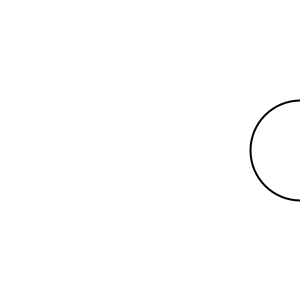
Frame 1 (no input)
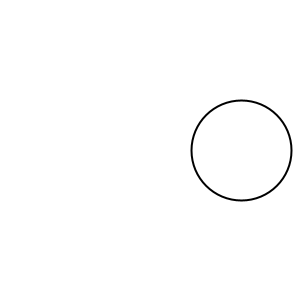
Frame 60 (the mouse pressed at the canvas centre just before this capture)
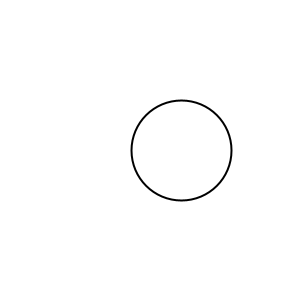
Frame 120 (the mouse held since frame 60 and released just before this capture)

The Processing sketch that drew these frames (run headless with seeded random() and noise(); from frame 60 on, the mouse is pressed at the canvas centre):

// Processing sketch: Checkpoint_1_2
// ── Checkpoint_1_2.pde
int x;

void setup(){
  size(300,300);
  strokeWeight(2);
  x = 300;
}

void draw() {
  background(255);
  circle(x,150,100);
  x = x - 1;
  
  if(x < -50){
    x = 350;
  }
}
